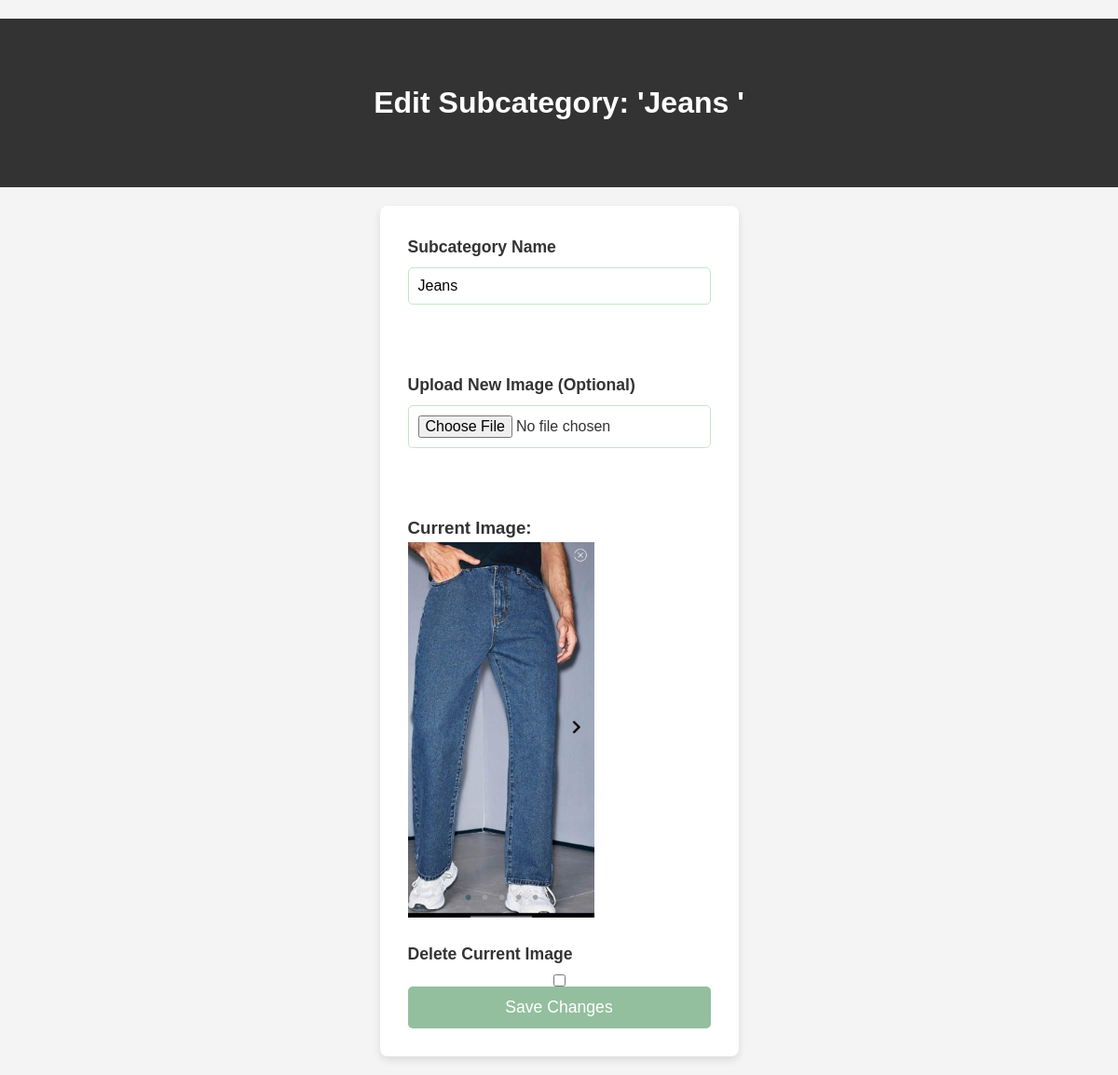
Screenshot of /edit_sub_cat/1/ with the database file from the repository.
### app/models.py (models this page shows, shortened)
class SubCategory(models.Model):
    category = models.ForeignKey(Category, on_delete=models.CASCADE)
    name = models.CharField(max_length=40)
    image = models.ImageField(upload_to="subcategory_images/", null=True, blank=True)
    user = models.ForeignKey(User, on_delete=models.CASCADE, null=True)

### app/views.py (the view, shortened to what this page needs)
# urls.py: path('edit_sub_cat/<int:subcategory_id>/', edit_sub_cat, name="edit_sub_category"),
def edit_sub_cat(request, subcategory_id):
    subcategory = get_object_or_404(SubCategory, id=subcategory_id)
    categories = Category.objects.all()
    return render(request, 'edit_sub_category.html', {
        'subcategory': subcategory,
        'categories': categories
    })

### templates/edit_sub_category.html (shortened to what this page needs)
{% load static %}
<!DOCTYPE html>
<html lang="en">
<head>
    <link rel="stylesheet" href="{% static 'static.css' %}">
</head>
<body>
    <header>
        <h1>Edit Subcategory: '{{ subcategory.name }}'</h1>
    </header>
    <div class="container">
        <form method="POST" enctype="multipart/form-data">
            <label for="name">Subcategory Name</label>
            <input type="text" name="name" value="{{ subcategory.name }}" required><br><br>
            <label for="image">Upload New Image (Optional)</label>
            <input type="file" name="image"><br><br>
            {% if subcategory.image %}
                <h3>Current Image:</h3>
                <img src="{{ subcategory.image.url }}" alt="{{ subcategory.name }}" class="category_image" style="max-width: 200px;">
                <br>
                <label for="delete_image">Delete Current Image</label>
                <input type="checkbox" name="delete_image" value="1">
            {% else %}
                <p>No image available</p>
            {% endif %}
            <button type="submit">Save Changes</button>
        </form>
    </div>
</body>
</html>

### app/static/static.css (style rules this page uses)
* { margin: 0; padding: 0; box-sizing: border-box; }
body { font-family: Arial, sans-serif; background-color: #f4f4f4; color: #333; line-height: 1.6; padding-top: 20px; }
header { background-color: #333; color: #fff; text-align: center; padding: 25px 0; }
h1 { font-size: 2em; text-align: center; padding: 40px; }
.container { display: flex; justify-content: space-between; padding: 20px; gap: 30px; }
form { display: flex; flex-direction: column; max-width: 600px; margin: 0 auto; background-color: #fff; padding: 30px; border-radius: 8px; box-shadow: 0 4px 8px rgba(0, 0, 0, 0.1); }
label { font-size: 1.1rem; margin-bottom: 8px; font-weight: bold; }
input[type="text"], input[type="file"] { padding: 10px; margin-bottom: 20px; font-size: 1rem; border: 1px solid #c3e6cb; border-radius: 5px; }
button { background-color: #94bf9e; color: #fff; padding: 12px 20px; font-size: 1.1rem; border: none; border-radius: 5px; cursor: pointer; transition: background-color 0.3s; text-align: center; }

### rows the page displays
SubCategory: name "Jeans", image (picture)
